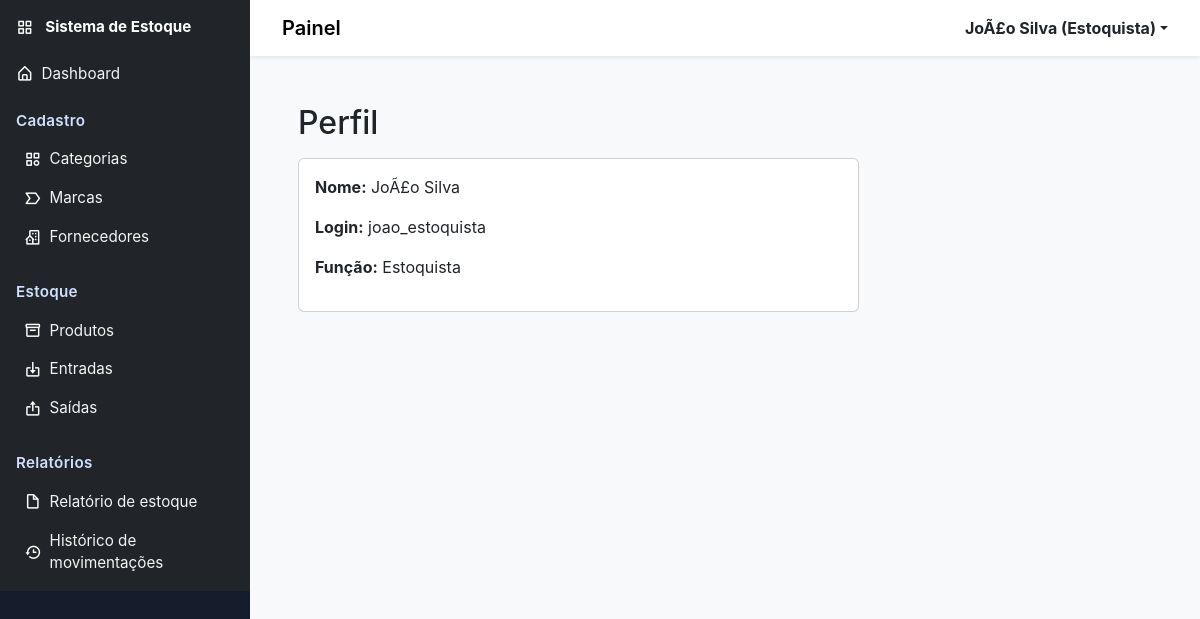
The page /usuarios/profile/ (signed in) on the database its author committed.
### usuarios/models.py (models this page shows, shortened)
class Usuario(AbstractBaseUser, PermissionsMixin):
    NIVEL_ADMIN = "admin"
    NIVEL_ESTOQUISTA = "estoquista"
    NIVEL_CAIXA = "caixa"
    NIVEL_CHOICES = [
        (NIVEL_ADMIN, "Admin"),
        (NIVEL_ESTOQUISTA, "Estoquista"),
        (NIVEL_CAIXA, "Caixa"),
    ]
    id = models.AutoField(primary_key=True)
    nome = models.CharField("Nome", max_length=150)
    login = models.CharField("Login", max_length=50, unique=True)
    nivel_acesso = models.CharField(
        "Nível de acesso", max_length=30, choices=NIVEL_CHOICES, default=NIVEL_ESTOQUISTA)
    is_staff = models.BooleanField("Staff", default=False)
    is_active = models.BooleanField("Ativo", default=True)
    data_criacao = models.DateTimeField(
        "Data de criação", default=timezone.now)
    objects = UsuarioManager()
    USERNAME_FIELD = "login"
    REQUIRED_FIELDS = ["nome"]
    class Meta:
        verbose_name = "Usuário"
        verbose_name_plural = "Usuários"

### usuarios/views.py (the view)
# urls.py: path("profile/", views.profile, name="profile"),
@login_required(login_url='login')
def profile(request):
    return render(request, 'usuarios/perfil.html', {'user': request.user})

### usuarios/templatetags/access_tags.py (called while the page is built)
@register.simple_tag(takes_context=True)
def has_access(context, allowed_levels):
    request = context.get('request')
    if not request or not hasattr(request, 'user') or not request.user.is_authenticated:
        return False
    nivel = getattr(request.user, 'nivel_acesso', None)
    if not nivel:
        return False
    allowed = [x.strip() for x in allowed_levels.split(',') if x.strip()]
    return nivel in allowed

### templates/usuarios/perfil.html (shortened to what this page needs)
{% extends 'base.html' %}
{% block content %}
<div class="container p-4">
    <div class="row">
        <div class="col-md-8">
            <h2>Perfil</h2>
            <div class="card mt-3">
                <div class="card-body">
                    <p><strong>Nome:</strong> {{ user.nome }}</p>
                    <p><strong>Login:</strong> {{ user.login }}</p>
                    <p><strong>Função:</strong> {{ user.get_nivel_acesso_display }}</p>
                </div>
            </div>
        </div>
    </div>
</div>
{% endblock %}

### templates/includes/header.html (shortened to what this page needs)
<header class="navbar navbar-expand-lg navbar-light bg-white shadow-sm">
<div class="container-fluid">
<div class="d-flex align-items-center">
	<a class="navbar-brand" href="#">Painel</a>
</div>
<div class="d-flex align-items-center">
<div class="dropdown">
<a class="d-flex align-items-center text-dark text-decoration-none dropdown-toggle" href="#" id="userDropdown" data-bs-toggle="dropdown" aria-expanded="false">
	<strong>
		{% if request.user.is_authenticated %}
			{{ request.user.nome }} {% if request.user.get_nivel_acesso_display %}({{ request.user.get_nivel_acesso_display }}){% endif %}
		{% else %}
			Usuário
		{% endif %}
	</strong>
</a>
</div>
</div>
</div>
</header>

### static/css/style.css (style rules this page uses)
body { font-family: Inter, system-ui, -apple-system, 'Segoe UI', Roboto, 'Helvetica Neue', Arial; background-color: #f8f9fa; }
header.navbar .navbar-brand { font-weight:600 }
@media (min-width: 768px) { header.navbar { padding-left: 1.25rem; padding-right:1.25rem } }

### rows shown on the page
Usuario: user.nome "JoÃ£o Silva", user.nivel_acesso "Estoquista", nome "JoÃ£o Silva", login "joao_estoquista", nivel_acesso "Estoquista"
